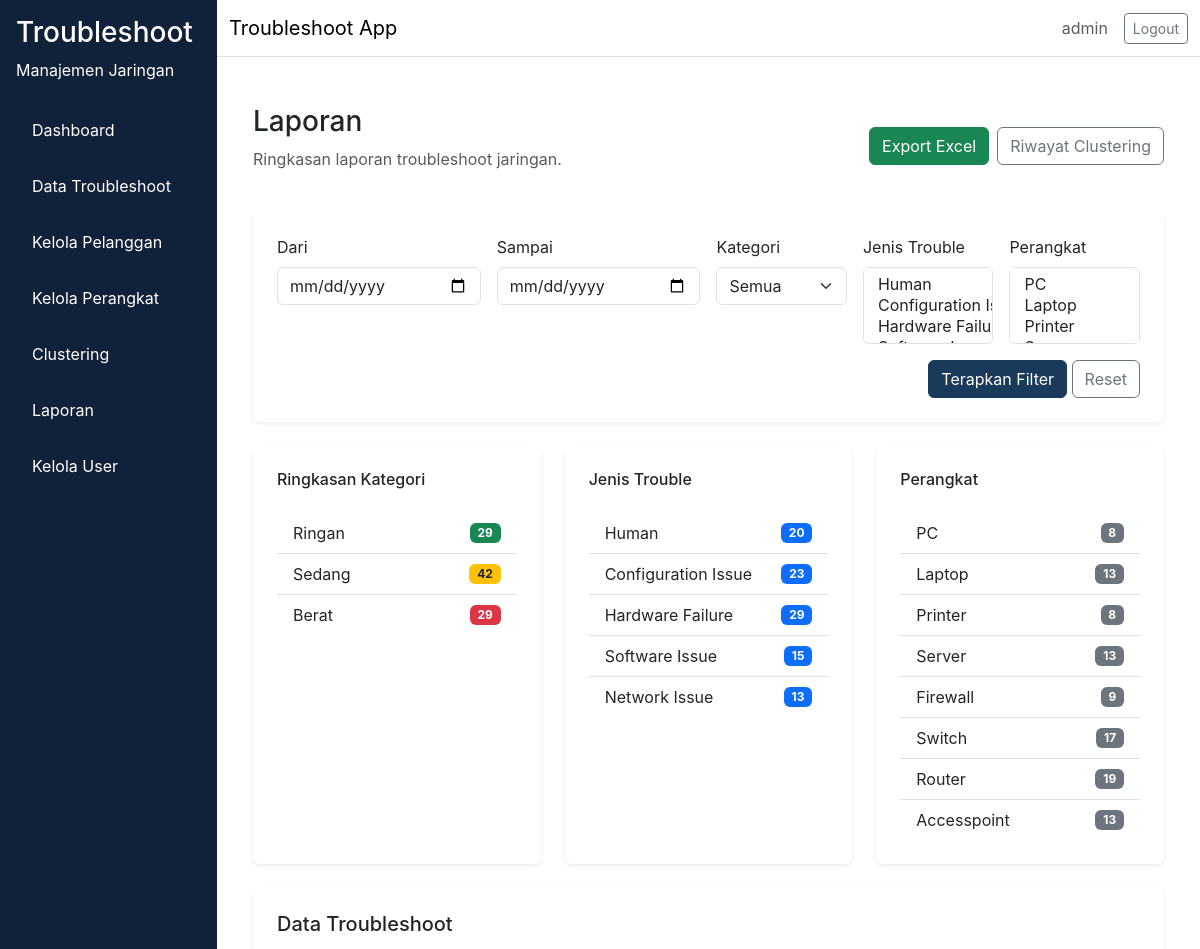
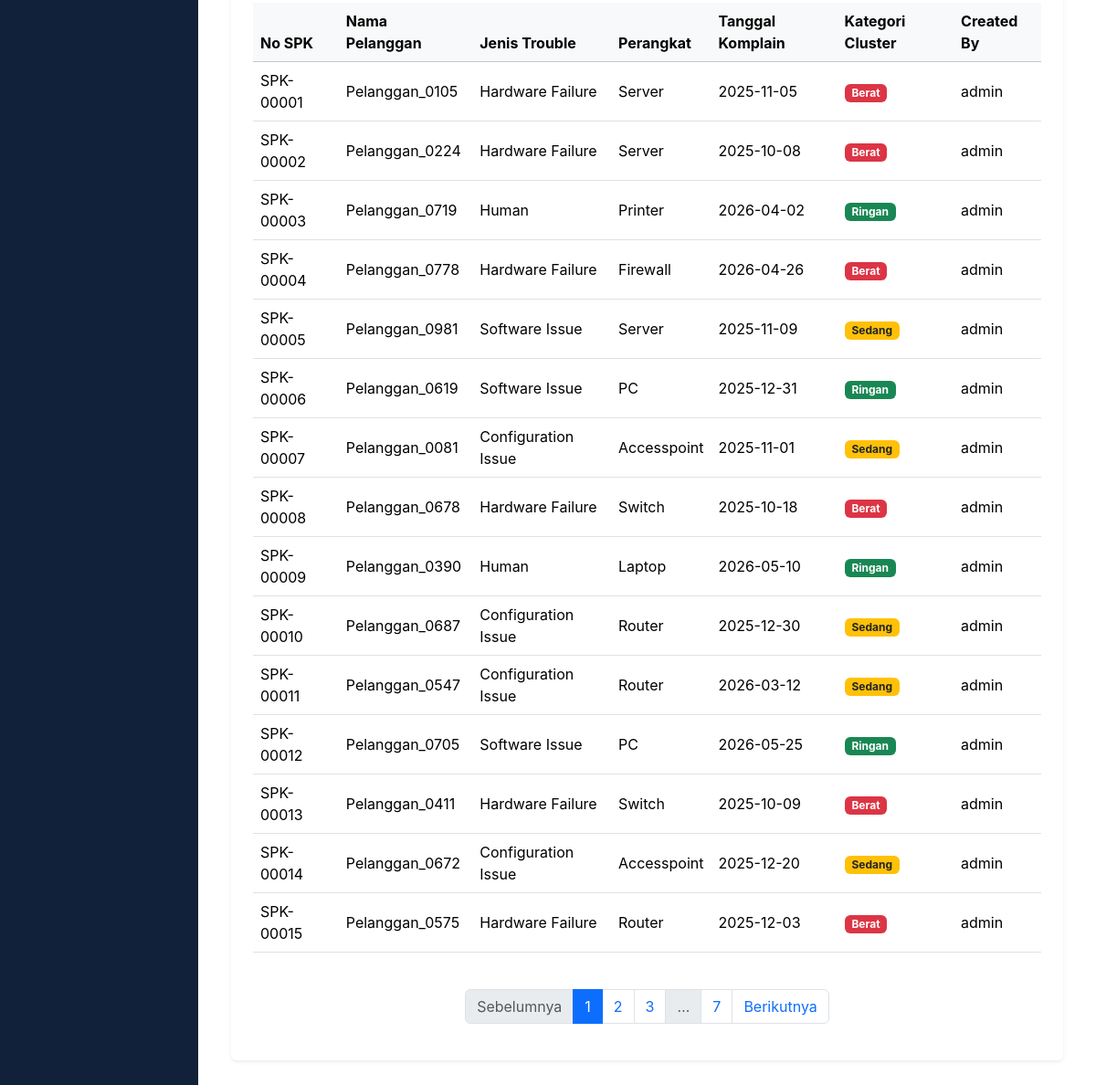
Page /laporan/ (signed in) on the committed database (2 pictures, top to bottom).
### app/models/user.py (models this page shows, shortened)
class User(db.Model, UserMixin):
    __tablename__ = "user"
    id = db.Column(db.Integer, primary_key=True)
    username = db.Column(db.String(64), unique=True, nullable=False)
    email = db.Column(db.String(120), unique=True, nullable=False)
    password_hash = db.Column(db.String(256), nullable=False)
    role = db.Column(db.Enum(RoleEnum), nullable=False, default=RoleEnum.teknisi)
    created_at = db.Column(db.DateTime, server_default=db.func.now(), nullable=False)
    is_active = db.Column(db.Boolean, default=True, nullable=False)

### app/models/troubleshoot.py (models this page shows, shortened)
class Troubleshoot(db.Model):
    __tablename__ = "troubleshoot"
    id = db.Column(db.Integer, primary_key=True)
    no_spk = db.Column(db.String(80), unique=True, nullable=False)
    nama_pelanggan = db.Column(db.String(150), nullable=False)
    informasi_trouble = db.Column(db.Text, nullable=False)
    jenis_trouble = db.Column(db.Enum(JenisTroubleEnum), nullable=False)
    perangkat = db.Column(db.Enum(PerangkatEnum), nullable=False)
    service = db.Column(db.Enum(ServiceEnum), nullable=False)
    tanggal_komplain = db.Column(db.DateTime, nullable=False)
    selesai_pengerjaan = db.Column(db.DateTime, nullable=True)
    durasi_pengerjaan = db.Column(db.Integer, nullable=True)
    keterangan_action = db.Column(db.Text, nullable=True)
    cluster_id = db.Column(db.Integer, nullable=True)
    kategori_cluster = db.Column(db.Enum(KategoriClusterEnum), nullable=True)
    assigned_to = db.Column(db.Integer, db.ForeignKey("user.id"), nullable=True)
    status = db.Column(db.Enum(StatusTroubleEnum), nullable=False, default=StatusTroubleEnum.Pending)
    pelanggan_id = db.Column(db.Integer, db.ForeignKey("pelanggan.id"), nullable=True)
    perangkat_id = db.Column(db.Integer, db.ForeignKey("perangkat.id"), nullable=True)
    created_by = db.Column(db.Integer, db.ForeignKey("user.id"), nullable=False)
    created_at = db.Column(db.DateTime, server_default=db.func.now(), nullable=False)
    updated_at = db.Column(db.DateTime, server_default=db.func.now(), onupdate=db.func.now(), nullable=False)
    user = db.relationship("User", backref=db.backref("troubleshoots", lazy="dynamic"), lazy="select", foreign_keys=[created_by])
    assigned_user = db.relationship("User", backref=db.backref("assigned_troubleshoots", lazy="dynamic"), lazy="select", foreign_keys=[assigned_to])

### app/routes/laporan.py (the view)
@laporan_bp.route("/")
@login_required
def index():
    query = build_filter(Troubleshoot.query)
    page = request.args.get("page", 1, type=int)
    pagination = query.order_by(Troubleshoot.created_at.desc()).paginate(page=page, per_page=15)
    rows = pagination.items
    summary = {
        "kategori": {
            "Ringan": query.filter(Troubleshoot.kategori_cluster == KategoriClusterEnum.Ringan).count(),
            "Sedang": query.filter(Troubleshoot.kategori_cluster == KategoriClusterEnum.Sedang).count(),
            "Berat": query.filter(Troubleshoot.kategori_cluster == KategoriClusterEnum.Berat).count(),
        },
        "jenis": {},
        "perangkat": {},
    }
    jenis_options = ["Human", "Configuration Issue", "Hardware Failure", "Software Issue", "Network Issue"]
    perangkat_options = ["PC", "Laptop", "Printer", "Server", "Firewall", "Switch", "Router", "Accesspoint"]
    for jenis in jenis_options:
        try:
            summary["jenis"][jenis] = query.filter(Troubleshoot.jenis_trouble == JenisTroubleEnum[jenis.replace(" ", "_")]).count()
        except KeyError:
            summary["jenis"][jenis] = 0
    for perangkat in perangkat_options:
        try:
            summary["perangkat"][perangkat] = query.filter(Troubleshoot.perangkat == PerangkatEnum[perangkat]).count()
        except KeyError:
            summary["perangkat"][perangkat] = 0
    clustering_rows = ClusterHistory.query.order_by(ClusterHistory.tanggal_clustering.desc()).all()
    preserved_args = {k: v for k, v in request.args.to_dict(flat=False).items() if k != "page"}
    export_url = url_for("laporan.export_excel", **preserved_args)
    query_string = urlencode([(key, value) for key, values in preserved_args.items() for value in values])
    return render_template(
        "laporan/index.html",
        pagination=pagination,
        rows=rows,
        summary=summary,
        jenis_options=jenis_options,
        perangkat_options=perangkat_options,
        clustering_rows=clustering_rows,
        export_url=export_url,
        selected_kategori=request.args.get("kategori", "Semua"),
        selected_jenis=request.args.getlist("jenis"),
        selected_perangkat=request.args.getlist("perangkat"),
        dari=request.args.get("dari", ""),
        sampai=request.args.get("sampai", ""),
        query_string=query_string,
    )

### app/__init__.py (called while the page is built)
def load_user(user_id):
    return User.query.get(int(user_id))

### app/templates/laporan/index.html (shortened to what this page needs)
{% extends "base.html" %}
{% block content %}
<div class="container-fluid">
  <div class="d-flex flex-column flex-md-row align-items-md-center justify-content-between mb-4 gap-3">
    <div>
      <h1 class="h3">Laporan</h1>
      <p class="text-muted">Ringkasan laporan troubleshoot jaringan.</p>
    </div>
    <div class="d-flex gap-2 flex-wrap">
      <a href="{{ export_url }}" class="btn btn-success">Export Excel</a>
      <a href="{{ url_for('laporan.riwayat_cluster') }}" class="btn btn-outline-secondary">Riwayat Clustering</a>
    </div>
  </div>
  <div class="card shadow-sm p-4 mb-4">
    <form method="GET" class="row g-3">
      <div class="col-md-3">
        <label class="form-label">Dari</label>
        <input type="date" name="dari" class="form-control" value="{{ dari }}">
      </div>
      <div class="col-md-3">
        <label class="form-label">Sampai</label>
        <input type="date" name="sampai" class="form-control" value="{{ sampai }}">
      </div>
      <div class="col-md-2">
        <label class="form-label">Kategori</label>
        <select name="kategori" class="form-select">
          <option value="Semua" {% if selected_kategori == 'Semua' %}selected{% endif %}>Semua</option>
        </select>
      </div>
      <div class="col-md-2">
        <label class="form-label">Jenis Trouble</label>
        <select name="jenis" class="form-select" multiple size="3">
          {% for jenis in jenis_options %}
          <option value="{{ jenis }}" {% if jenis in selected_jenis %}selected{% endif %}>{{ jenis }}</option>
          {% endfor %}
        </select>
      </div>
      <div class="col-md-2">
        <label class="form-label">Perangkat</label>
        <select name="perangkat" class="form-select" multiple size="3">
          {% for perangkat in perangkat_options %}
          <option value="{{ perangkat }}" {% if perangkat in selected_perangkat %}selected{% endif %}>{{ perangkat }}</option>
          {% endfor %}
        </select>
      </div>
      <div class="col-md-12 text-end">
        <button type="submit" class="btn btn-primary">Terapkan Filter</button>
        <a href="{{ url_for('laporan.index') }}" class="btn btn-outline-secondary">Reset</a>
      </div>
    </form>
  </div>
  <div class="row g-4 mb-4">
    <div class="col-md-4">
      <div class="card shadow-sm p-4 h-100">
        <h6>Ringkasan Kategori</h6>
        <ul class="list-group list-group-flush mt-3">
          <li class="list-group-item d-flex justify-content-between align-items-center">
            Ringan
            <span class="badge bg-success">{{ summary.kategori.Ringan or 0 }}</span>
          </li>
          <li class="list-group-item d-flex justify-content-between align-items-center">
            Sedang
            <span class="badge bg-warning text-dark">{{ summary.kategori.Sedang or 0 }}</span>
          </li>
          <li class="list-group-item d-flex justify-content-between align-items-center">
            Berat
            <span class="badge bg-danger">{{ summary.kategori.Berat or 0 }}</span>
          </li>
        </ul>
      </div>
    </div>
    <div class="col-md-4">
      <div class="card shadow-sm p-4 h-100">
        <h6>Jenis Trouble</h6>
        <ul class="list-group list-group-flush mt-3">
          {% for jenis, jumlah in summary.jenis.items() %}
          <li class="list-group-item d-flex justify-content-between align-items-center">
            {{ jenis }}
            <span class="badge bg-primary">{{ jumlah }}</span>
          </li>
          {% endfor %}
        </ul>
      </div>
    </div>
    <div class="col-md-4">
      <div class="card shadow-sm p-4 h-100">
        <h6>Perangkat</h6>
        <ul class="list-group list-group-flush mt-3">
          {% for perangkat, jumlah in summary.perangkat.items() %}
          <li class="list-group-item d-flex justify-content-between align-items-center">
            {{ perangkat }}
            <span class="badge bg-secondary">{{ jumlah }}</span>
          </li>
          {% endfor %}
        </ul>
      </div>
    </div>
  </div>
  <div class="card shadow-sm p-4 mb-4">
    <h5 class="mb-3">Data Troubleshoot</h5>
    <div class="table-responsive">
      <table class="table table-hover align-middle">
        <thead class="table-light">
          <tr>
            <th>No SPK</th>
            <th>Nama Pelanggan</th>
            <th>Jenis Trouble</th>
            <th>Perangkat</th>
            <th>Tanggal Komplain</th>
            <th>Kategori Cluster</th>
            <th>Created By</th>
          </tr>
        </thead>
        <tbody>
          {% for item in rows %}
          <tr>
            <td>{{ item.no_spk }}</td>
            <td>{{ item.nama_pelanggan }}</td>
            <td>{{ item.jenis_trouble.value }}</td>
            <td>{{ item.perangkat.value }}</td>
            <td>{{ item.tanggal_komplain.strftime('%Y-%m-%d') if item.tanggal_komplain else '-' }}</td>
            <td>
              {% if item.kategori_cluster %}
                <span class="badge bg-{{ 'success' if item.kategori_cluster.value == 'Ringan' else 'warning text-dark' if item.kategori_cluster.value == 'Sedang' else 'danger' }}">
                  {{ item.kategori_cluster.value }}
                </span>
              {% else %}
                <span class="text-muted">-</span>
              {% endif %}
            </td>
            <td>{{ item.user.username if item.user else '-' }}</td>
          </tr>
          {% else %}
          <tr>
            <td colspan="7" class="text-center text-muted">Tidak ada data.</td>
          </tr>
          {% endfor %}
        </tbody>
      </table>
    </div>
    <nav aria-label="Pagination">
      <ul class="pagination justify-content-center mt-4">
        {% set qs = query_string %}
        {% if pagination.has_prev %}
          <li class="page-item">
            <a class="page-link" href="?page={{ pagination.prev_num }}{% if qs %}&{{ qs }}{% endif %}">Sebelumnya</a>
          </li>
        {% else %}
          <li class="page-item disabled"><span class="page-link">Sebelumnya</span></li>
        {% endif %}
        {% for page_num in pagination.iter_pages(left_edge=1, right_edge=1, left_current=2, right_current=2) %}
          {% if page_num %}
          <li class="page-item {% if page_num == pagination.page %}active{% endif %}">
            <a class="page-link" href="?page={{ page_num }}{% if qs %}&{{ qs }}{% endif %}">{{ page_num }}</a>
          </li>
          {% else %}
          <li class="page-item disabled"><span class="page-link">…</span></li>
          {% endif %}
        {% endfor %}
        {% if pagination.has_next %}
          <li class="page-item">
            <a class="page-link" href="?page={{ pagination.next_num }}{% if qs %}&{{ qs }}{% endif %}">Berikutnya</a>
          </li>
        {% else %}
          <li class="page-item disabled"><span class="page-link">Berikutnya</span></li>
        {% endif %}
      </ul>
    </nav>
  </div>
</div>
{% endblock %}

### app/templates/base.html (shortened to what this page needs)
<!doctype html>
<html lang="en">
  <head>
    <link href="https://cdn.jsdelivr.net/npm/bootstrap@5.3.2/dist/css/bootstrap.min.css" rel="stylesheet">
    <link rel="stylesheet" href="{{ url_for('static', filename='css/style.css') }}">
  </head>
  <body>
    <div class="d-flex min-vh-100 bg-light">
      {% if current_user.is_authenticated %}
      <nav class="sidebar p-3">
        <div class="sidebar-header mb-4 text-white">
          <h3>Troubleshoot</h3>
          <p>Manajemen Jaringan</p>
        </div>
        <ul class="nav flex-column">
          <li class="nav-item mb-2">
            <a class="nav-link text-white" href="{{ url_for('dashboard.index') }}">Dashboard</a>
          </li>
          {% if current_user.role.value == 'teknisi' %}
            <li class="nav-item mb-2">
              <a class="nav-link text-white" href="{{ url_for('troubleshoot.my_tasks') }}">Task Saya</a>
            </li>
          {% else %}
            <li class="nav-item mb-2">
              <a class="nav-link text-white" href="{{ url_for('troubleshoot.index') }}">Data Troubleshoot</a>
            </li>
            <li class="nav-item mb-2">
              <a class="nav-link text-white" href="{{ url_for('pelanggan.index') }}">Kelola Pelanggan</a>
            </li>
            <li class="nav-item mb-2">
              <a class="nav-link text-white" href="{{ url_for('pelanggan.perangkat_index') }}">Kelola Perangkat</a>
            </li>
            {% if current_user.role.value in ['admin', 'manajer'] %}
            <li class="nav-item mb-2">
              <a class="nav-link text-white" href="{{ url_for('clustering.index') }}">Clustering</a>
            </li>
            {% endif %}
            <li class="nav-item mb-2">
              <a class="nav-link text-white" href="{{ url_for('laporan.index') }}">Laporan</a>
            </li>
          {% endif %}
          {% if current_user.role.value == 'admin' %}
          <li class="nav-item mb-2">
            <a class="nav-link text-white" href="{{ url_for('admin.users') }}">Kelola User</a>
          </li>
          {% endif %}
        </ul>
      </nav>
      {% endif %}
      <div class="flex-grow-1 d-flex flex-column">
        <nav class="navbar navbar-expand-lg navbar-light bg-white border-bottom">
          <div class="container-fluid">
            <div class="navbar-brand mb-0">Troubleshoot App</div>
            <div class="d-flex align-items-center gap-3">
              {% if current_user.is_authenticated %}
              <span class="text-muted">{{ current_user.username }}</span>
              <a class="btn btn-outline-secondary btn-sm" href="{{ url_for('auth.logout') }}">Logout</a>
              {% endif %}
            </div>
          </div>
        </nav>
        <main class="flex-grow-1 p-4 bg-white">
          {% block content %}
          {% endblock %}
        </main>
      </div>
    </div>
  </body>
</html>

### app/static/css/style.css (style rules this page uses)
:root { --primary-color: #1a3a5c; --sidebar-bg: #11213a; --content-bg: #f8f9fa; }
body { margin: 0; font-family: Inter, system-ui, -apple-system, BlinkMacSystemFont, "Segoe UI", sans-serif; background-color: var(--content-bg); }
.sidebar { width: 250px; min-height: 100vh; background-color: var(--sidebar-bg); color: #ffffff; }
.sidebar-header h3, .sidebar-header p, .sidebar .nav-link { color: #ffffff; }
.sidebar .nav-link { padding: 0.75rem 1rem; border-radius: 0.5rem; }
main { background-color: #ffffff; }
.card { border: none; }
.btn-primary { background-color: var(--primary-color); border-color: var(--primary-color); }

### rows in the picture
User: username "admin"
Troubleshoot: perangkat "Firewall", durasi_pengerjaan "9", no_spk "SPK-00004", nama_pelanggan "Pelanggan_0778", jenis_trouble.value "Hardware Failure", perangkat.value "Firewall", tanggal_komplain "2026-04-26", kategori_cluster.value "Berat", user "admin"
Troubleshoot: no_spk "SPK-00001", nama_pelanggan "Pelanggan_0105", jenis_trouble.value "Hardware Failure", perangkat.value "Server", tanggal_komplain "2025-11-05", kategori_cluster.value "Berat", user "admin"
Troubleshoot: no_spk "SPK-00002", nama_pelanggan "Pelanggan_0224", jenis_trouble.value "Hardware Failure", perangkat.value "Server", tanggal_komplain "2025-10-08", kategori_cluster.value "Berat", user "admin"
Troubleshoot: no_spk "SPK-00003", nama_pelanggan "Pelanggan_0719", jenis_trouble.value "Human", perangkat.value "Printer", tanggal_komplain "2026-04-02", kategori_cluster.value "Ringan", user "admin"
Troubleshoot: no_spk "SPK-00005", nama_pelanggan "Pelanggan_0981", jenis_trouble.value "Software Issue", perangkat.value "Server", tanggal_komplain "2025-11-09", kategori_cluster.value "Sedang", user "admin"
Troubleshoot: no_spk "SPK-00006", nama_pelanggan "Pelanggan_0619", jenis_trouble.value "Software Issue", perangkat.value "PC", tanggal_komplain "2025-12-31", kategori_cluster.value "Ringan", user "admin"
Troubleshoot: no_spk "SPK-00007", nama_pelanggan "Pelanggan_0081", jenis_trouble.value "Configuration Issue", perangkat.value "Accesspoint", tanggal_komplain "2025-11-01", kategori_cluster.value "Sedang", user "admin"
Troubleshoot: no_spk "SPK-00008", nama_pelanggan "Pelanggan_0678", jenis_trouble.value "Hardware Failure", perangkat.value "Switch", tanggal_komplain "2025-10-18", kategori_cluster.value "Berat", user "admin"
Troubleshoot: no_spk "SPK-00009", nama_pelanggan "Pelanggan_0390", jenis_trouble.value "Human", perangkat.value "Laptop", tanggal_komplain "2026-05-10", kategori_cluster.value "Ringan", user "admin"
Troubleshoot: no_spk "SPK-00010", nama_pelanggan "Pelanggan_0687", jenis_trouble.value "Configuration Issue", perangkat.value "Router", tanggal_komplain "2025-12-30", kategori_cluster.value "Sedang", user "admin"
Troubleshoot: no_spk "SPK-00011", nama_pelanggan "Pelanggan_0547", jenis_trouble.value "Configuration Issue", perangkat.value "Router", tanggal_komplain "2026-03-12", kategori_cluster.value "Sedang", user "admin"
Troubleshoot: no_spk "SPK-00012", nama_pelanggan "Pelanggan_0705", jenis_trouble.value "Software Issue", perangkat.value "PC", tanggal_komplain "2026-05-25", kategori_cluster.value "Ringan", user "admin"
Troubleshoot: no_spk "SPK-00013", nama_pelanggan "Pelanggan_0411", jenis_trouble.value "Hardware Failure", perangkat.value "Switch", tanggal_komplain "2025-10-09", kategori_cluster.value "Berat", user "admin"
Troubleshoot: no_spk "SPK-00014", nama_pelanggan "Pelanggan_0672", jenis_trouble.value "Configuration Issue", perangkat.value "Accesspoint", tanggal_komplain "2025-12-20", kategori_cluster.value "Sedang", user "admin"
Troubleshoot: no_spk "SPK-00015", nama_pelanggan "Pelanggan_0575", jenis_trouble.value "Hardware Failure", perangkat.value "Router", tanggal_komplain "2025-12-03", kategori_cluster.value "Berat", user "admin"

### other values in the picture
{{ summary.kategori.Ringan or 0 }} "29"
{{ summary.kategori.Sedang or 0 }} "42"
{{ summary.kategori.Berat or 0 }} "29"
{{ jenis }} "Human" "Configuration Issue" "Hardware Failure" "Software Issue" "Network Issue"
{{ jumlah }} "20" "23" "29" "15" "13"
{{ perangkat }} "PC" "Laptop" "Printer" "Server" "Switch" "Router" "Accesspoint"
{{ jumlah }} "8" "13" "8" "13" "17" "19" "13"
{{ page_num }} "1" "2" "3" "7"
